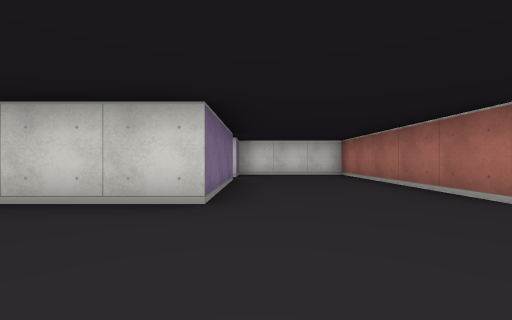
View 1 (above)

16 first-person views from a walk through a cub3D maze. The camera is about half as high as the walls, looks level and sees 90° across. The floor is counted in squares. Each view is taken from the middle of a square. On the plan, view 1 faces up. The plan holds only what a view shows up to about 9 squares ahead; the rest is blank.

View 2
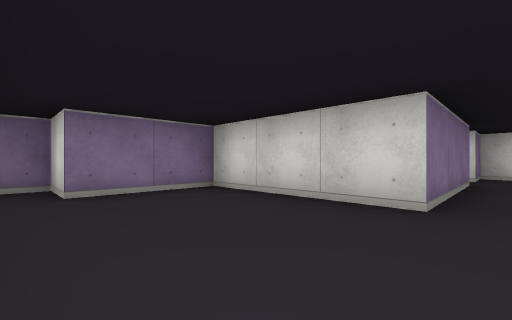

View 3
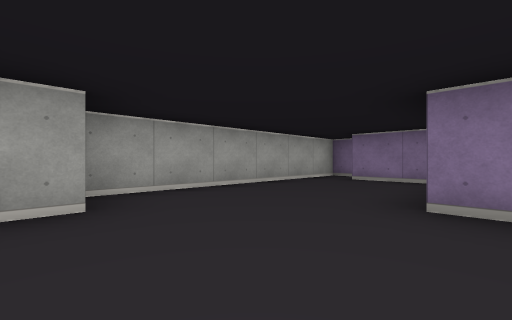

View 4
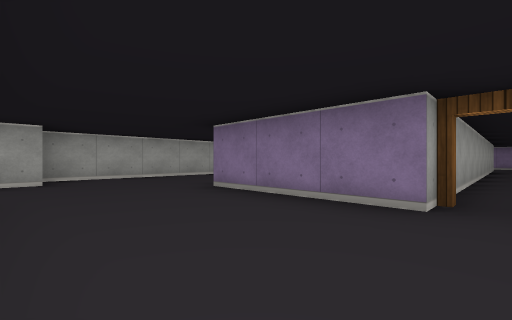

View 5
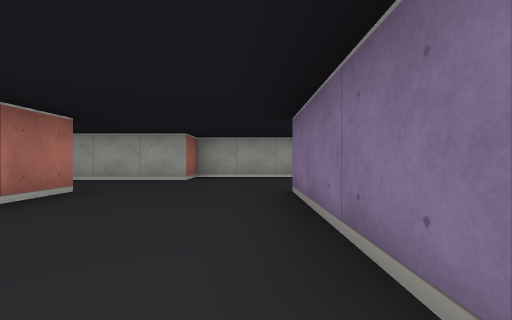

View 6
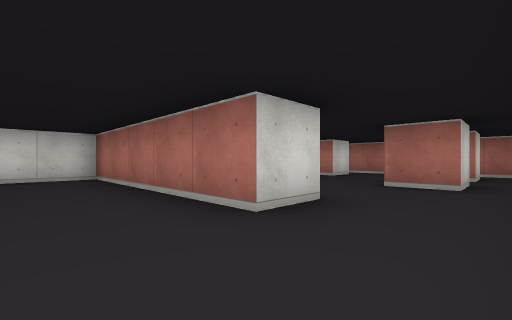

View 7
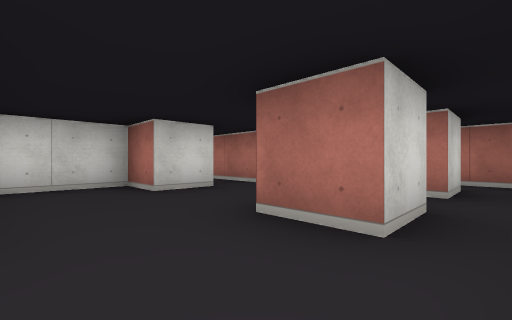

View 8
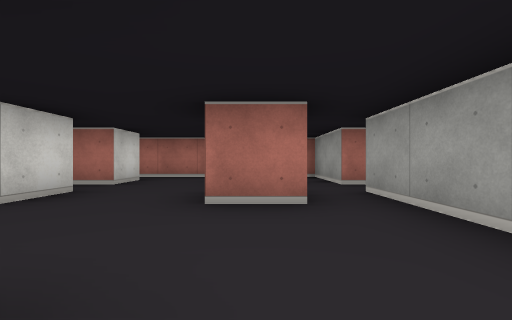

View 9
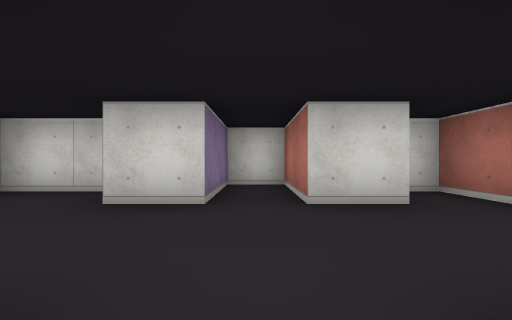

View 10
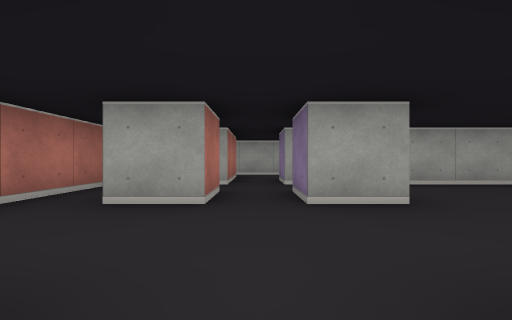

View 11
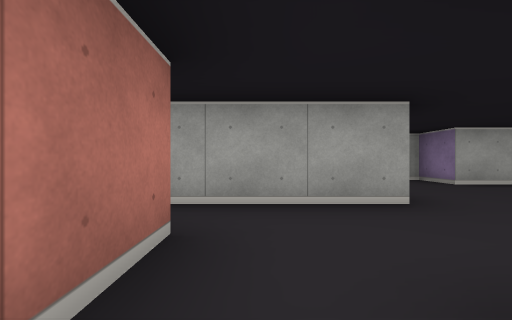

View 12
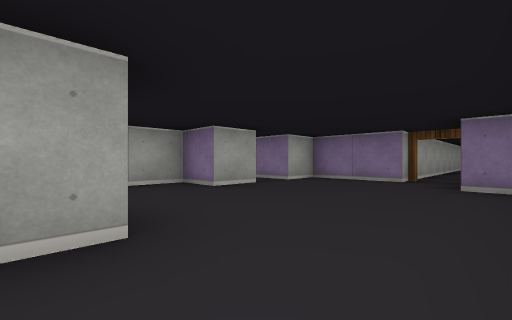

View 13
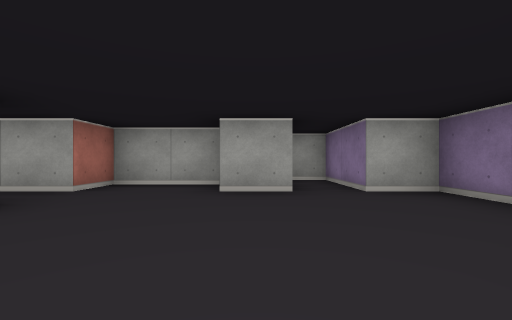

View 14
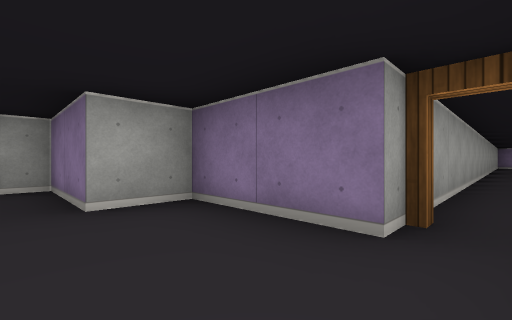

View 15
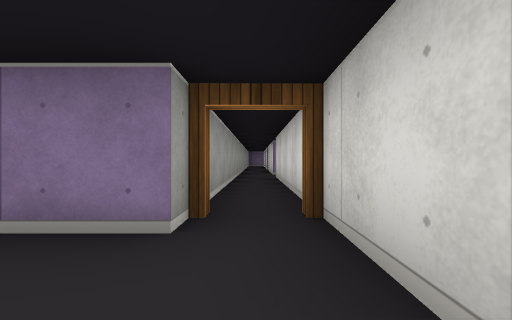

View 16
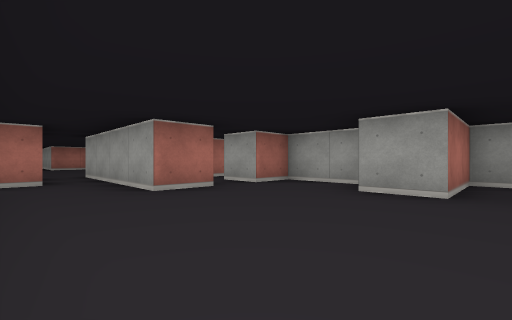

### Floor plan
Points are (right, up) in squares from view 1. A wall is a line through its corners. A room is listed if a view was taken in it or the views show most of it. See-through windows are left out.
Room 1 (views 1, 2, 3, 4, 5, 6, 8)
walls: (-0.5, 5.5) (-0.5, 2.5) (-3.5, 2.5) (-3.5, 0.5); (3.5, 2.5) (2.5, 2.5) (2.5, 7.5) (-0.5, 7.5) (-0.5, 6.6); (-4.5, 0.5) (-4.5, -0.5) (1.5, -0.5) (1.5, 0.5) (3.5, 0.5)
ways out: opening at (3, 1.5) to room 2; open door at (-1, 6)
Room 2 (views 7, 9, 10)
walls: (5.5, 2.5) (6.5, 2.5) (6.5, 1.5) (5.5, 1.5) (5.5, 2.5); (7.5, 0.5) (9.5, 0.5) (9.5, 5.5) (9, 5.5); (8.5, 1.5) (7.5, 1.5) (7.5, 2.5) (8.5, 2.5); (8.5, 4.5) (7.5, 4.5) (7.5, 6.5) (6.5, 6.5) (6.5, 4.5) (5.5, 4.5) (5.5, 5.5) (3.5, 5.5); (3.5, 0.5) (6.5, 0.5)
ways out: opening at (3, 1.5) to room 1; opening at (7, 0) to room 3
Room 3 (view 11)
walls: (7.5, -1.5) (7.5, 0.5); (6.5, -2.5) (7.5, -2.5); (6.5, 0.5) (6.5, -0.4)
ways out: opening at (7, 0) to room 2; opening at (6, -1.5) to room 4; opening at (8.5, -2)
Room 4 (views 12, 13, 14, 15, 16)
walls: (1.5, -1) (1.5, -1.5) (0, -1.5); (0.5, -2.5) (0.5, -4.5) (1.5, -4.5) (1.5, -6.5) (2.5, -6.5) (2.5, -4.5) (3.5, -4.5) (3.5, -5.5) (5.5, -5.5) (5.5, -4.5); (5.5, -3.6) (5.5, -2.5) (6.5, -2.5)
ways out: opening at (6, -1.5) to room 3; open door at (0, -2) to room 5; opening at (6, -4)
Room 5 (no view inside)
walls: (-5.9, -1.5) (-6.5, -1.5); (-8.4, -2.5) (0.5, -2.5); (0, -1.5) (-4.4, -1.5)
ways out: open door at (0, -2) to room 4; opening at (-8, -2)

Where each view was taken, in squares from view 1:
view 1: 0 up, 0 right, facing up
view 2: 0 up, 0 right, facing up-left
view 3: 3 up, 2 right, facing down-left
view 4: 6 up, 2 right, facing down-left
view 5: 6 up, 0 right, facing down
view 6: 1 up, 1 right, facing up-right
view 7: 1 up, 4 right, facing up-right
view 8: 2 up, 3 right, facing right
view 9: 2 up, 7 right, facing up
view 10: 5 up, 7 right, facing down
view 11: 0 up, 7 right, facing down
view 12: 1 down, 6 right, facing down-left
view 13: 1 down, 3 right, facing down
view 14: 2 down, 2 right, facing down-left
view 15: 2 down, 2 right, facing left
view 16: 1 down, 2 right, facing down-right
